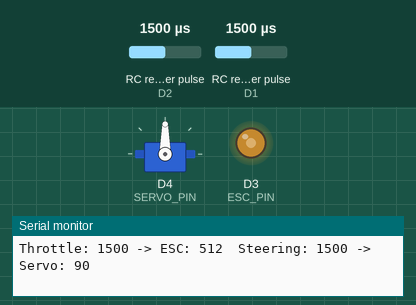
A sketch run on a simulated ESP8266 (NodeMCU). On the bench: servo, output pins drawn as LEDs (lit = HIGH), the last lines printed to the serial monitor. Wiring (inferred from the names in the program): 2 × RC receiver channel: data D2 / data D1. Inputs (shaded band) come from the test bench; at power-on: RC receiver pulse (sensors on D2, D1) 1500 µs.

Above: at 1.2 s.
1.3 s: RC receiver pulse (sensor on D2) set to 1020 µs
At 2.5 s:
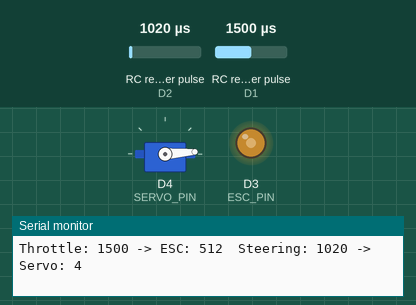
2.8 s: RC receiver pulse (sensor on D1) set to 1020 µs
At 3.3 s:
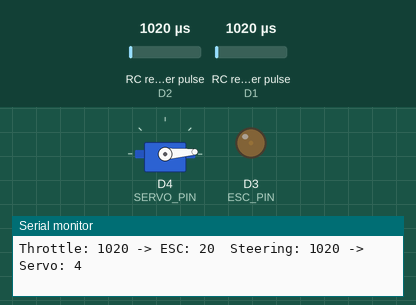
4.3 s: RC receiver pulse (sensor on D2) set to 1250 µs
At 5.4 s:
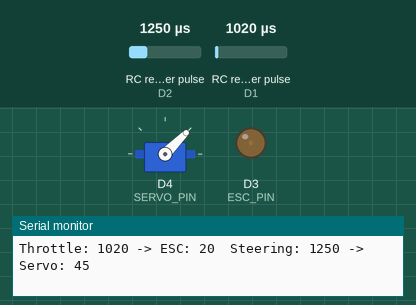
5.8 s: RC receiver pulse (sensor on D1) set to 1500 µs
At 7.0 s:
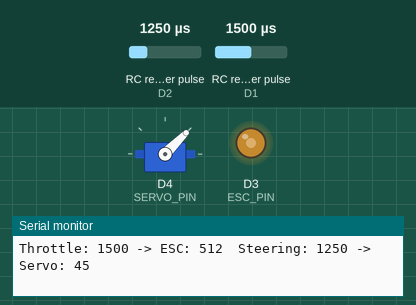
7.3 s: RC receiver pulse (sensor on D2) set to 1750 µs
At 7.9 s:
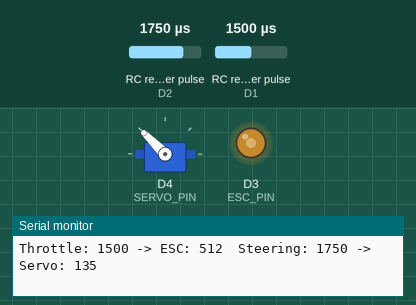
8.8 s: RC receiver pulse (sensor on D1) set to 1250 µs
At 9.8 s:
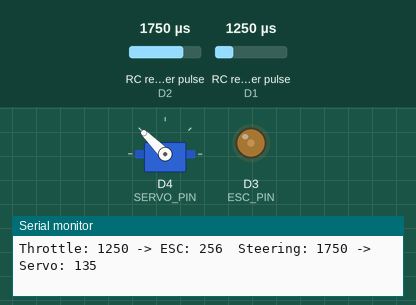
Timing chart, 0 to 11.3 s (numbered marks = the images above; inputs shaded):
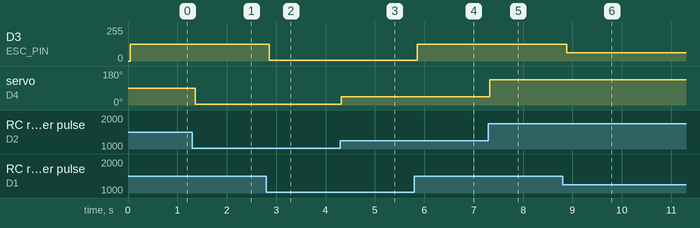

Measured:
- after the input at 1.3 s, servo on D4 (SERVO_PIN): 90° → 4° after 0.06 s
- after the input at 2.8 s, D3 (ESC_PIN): 127/255 → 4/255 after 0.06 s
- after the input at 4.3 s, servo on D4 (SERVO_PIN): 4° → 45° at once
- after the input at 5.8 s, D3 (ESC_PIN): 4/255 → 127/255 after 0.06 s
- after the input at 7.3 s, servo on D4 (SERVO_PIN): 45° → 135° at once
- after the input at 8.8 s, D3 (ESC_PIN): 127/255 → 63/255 after 0.08 s

The sketch:

boat.ino
```cpp
#include <Arduino.h>
#include <Servo.h>

// Define pin connections
#define THROTTLE_PIN D1
#define STEERING_PIN D2
#define ESC_PIN D3
#define SERVO_PIN D4

// Create servo object
Servo steeringServo;

void setup() {
  Serial.begin(9600);

  // Initialize pins
  pinMode(THROTTLE_PIN, INPUT);
  pinMode(STEERING_PIN, INPUT);

  // Attach the servo on SERVO_PIN to the servo object
  steeringServo.attach(SERVO_PIN);

  // Initialize ESC
  pinMode(ESC_PIN, OUTPUT);
  analogWriteFreq(50); // Set frequency for ESC
}

void loop() {
  // Read values from FlySky receiver
  int throttleValue = pulseIn(THROTTLE_PIN, HIGH);
  int steeringValue = pulseIn(STEERING_PIN, HIGH);

  // Map the receiver values to appropriate ranges
  int escValue = map(throttleValue, 1000, 2000, 0, 1023); // Map to ESC range (0-1023)
  int servoValue = map(steeringValue, 1000, 2000, 0, 180); // Map to Servo range (0-180)

  // Control the ESC (BLDC motor speed)
  analogWrite(ESC_PIN, escValue);

  // Control the Servo (steering)
  steeringServo.write(servoValue);

  // Debugging output
  Serial.print("Throttle: ");
  Serial.print(throttleValue);
  Serial.print(" -> ESC: ");
  Serial.print(escValue);
  Serial.print("\tSteering: ");
  Serial.print(steeringValue);
  Serial.print(" -> Servo: ");
  Serial.println(servoValue);

  // Small delay for stability
  delay(20);
}
```
